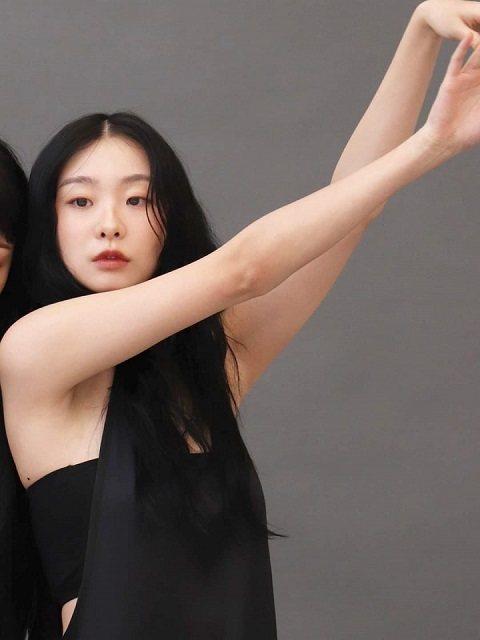
#> input picture img/kimdami.jpg, 480 x 640 px, found by its file name
$ python STT19.py
#> lines starting #> are read from the running program, lines starting #| are printed output that depends on the picture; after the words box and inside, x2 and y2 are one past the last pixel; in counts of white or black regions, pixels touching at a corner belong together
#> further down, img is the input picture: shape (640, 480, 3); mean B, G, R 94.9, 100.2, 113.2
import cv2
import sys
import numpy as np
import math

sys.stdout.reconfigure(encoding='utf-8')

"""
STT 18: Sử dụng các hàm vẽ hình trong OpenCV, dùng ngôn ngữ Python và phần
mềm mô phỏng Pycharm hoặc tương đương để vẽ hình như sau và kèm tên của sinh viên
vào dưới chân của hình:
Mở rộng: Viết họ tên và vẽ một hình lục giác trên ảnh được mở từ camera
"""

def Write_Text_Img(img, X, Y, name):
    """
    Args:
    img   : link ảnh
    X     : tọa độ X
    Y     : tọa độ Y
    name  : kí tự tên
    Returns: function
    """
#> called with X = 0, Y = 600, name = 'Nguyen Duy Tung'
    text = 'Ho va ten: ' + name
    position = (X, Y)
    font = cv2.FONT_HERSHEY_SIMPLEX
    scale = 1
    color = (0, 0, 255)
    font_size = 2
    cv2.putText(img, text, position, font, scale, color, font_size)
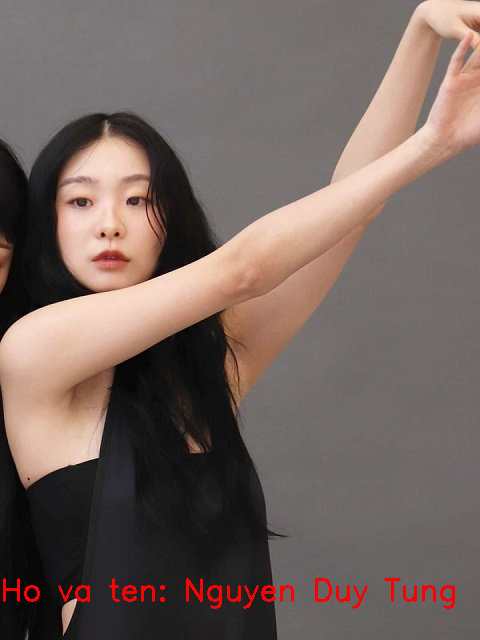
#> img: shape (640, 480, 3); 0.88% of pixels changed, all inside (x1, y1, x2, y2) = (3, 578, 455, 609)

def Check_size(img):
    """
    Args:
    img   : link ảnh
    Returns:
    height   : chiều cao
    width    : chiều dài
    channels : số kênh màu
    """
    height = img.shape[0]
    width = img.shape[1]
    channels = img.shape[2] if len(img.shape) > 2 else 1
    return height, width, channels

def hexagon(img, goto_X, goto_Y, radius = 210, rotate = 90, n = 6):
#> called with goto_X = 240, goto_Y = 300, radius = 210, rotate = 90, n = 6
    original_degree = 360 / n
    color = (255, 0, 0)
    thickness = 2
    points= []
    points_024 = []
    points_135 = []
    for i in range(n):
        x = int(goto_X + radius / 3 * 2 * np.cos(np.radians(i * original_degree - rotate)))
        y = int(goto_Y + radius / 3 * 2 * np.sin(np.radians(i * original_degree - rotate)))
        points.append((x, y))
        if i in [0, 2, 4]:
            cv2.line(img, (goto_X, goto_Y), (x, y), color, thickness)
            points_024.append((x, y))
        if i in [1, 3, 5]:
            points_135.append((x, y))
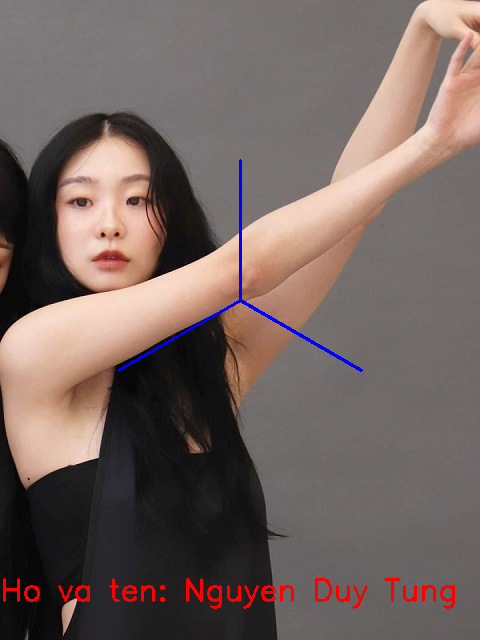
#> img: shape (640, 480, 3); 0.42% of pixels changed, all inside (x1, y1, x2, y2) = (117, 159, 363, 372)
#> after the loop, points = [(240, 160), (361, 230), (361, 370), (240, 440), (118, 370), (118, 230)]; points_024 = [(240, 160), (361, 370), (118, 370)]; points_135 = [(361, 230), (240, 440), (118, 230)]
    for i in range(n):
        cv2.circle(img, points[i], int(radius / 3), color=(255, 255, 255), thickness=2)
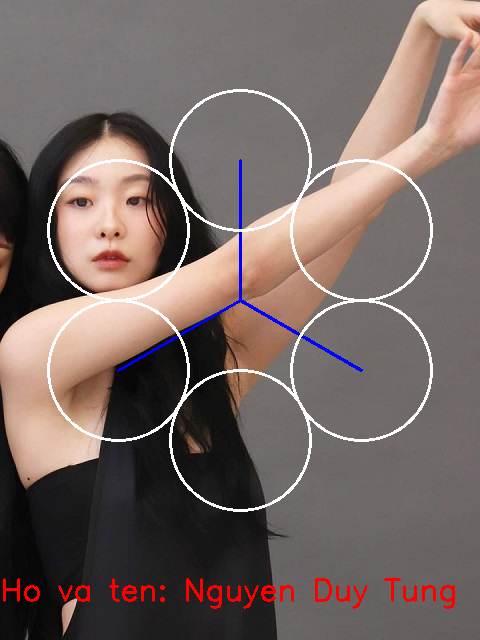
#> img: shape (640, 480, 3); 2.41% of pixels changed, all inside (x1, y1, x2, y2) = (47, 89, 433, 512)
    cv2.circle(img, (goto_X, goto_Y), radius, color=(255, 255, 255), thickness=2)
    points = np.array(points, np.int32)
#> points = [[240, 160], [361, 230], [361, 370], [240, 440], [118, 370], [118, 230]]
    points_024 = np.array(points_024, np.int32)
#> points_024 = [[240, 160], [361, 370], [118, 370]]
    points_135 = np.array(points_135, np.int32)
#> points_135 = [[361, 230], [240, 440], [118, 230]]
    cv2.polylines(img, [points], isClosed=True, color=color, thickness=thickness)
    cv2.polylines(img, [points_024], isClosed=True, color=(0, 0, 255), thickness=2)
    cv2.polylines(img, [points_135], isClosed=True, color=(0, 0, 255), thickness=2)
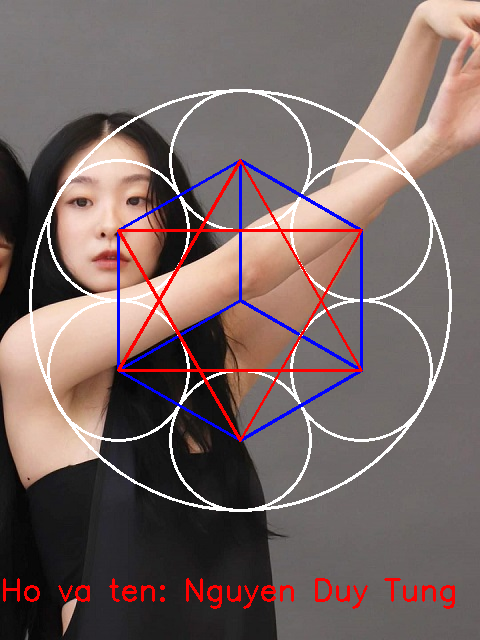
#> img: shape (640, 480, 3); mean B, G, R 100.1, 101.9, 119.7


image_path = "D:/Thuc_Hanh/Ky_6_2024/BaiTapThiGiacMayTinh/BaiTapMoPhongNhom/img/kimdami.jpg"
img = cv2.imread(image_path)
#đều chỉnh tọa độ
X = 240
Y = 300

if img is not None:
    name = 'Nguyen Duy Tung'
    Write_Text_Img(img, 0, 600, name)
    hexagon(img, X, Y)
    cv2.imshow("STT 19", img)
    cv2.waitKey(0);
    cv2.destroyAllWindows()
    Check_size(img)
else:
    print("Lỗi. Không dẫn được ảnh")

$ run again, with img/ky_anh.jpg copied over img/kimdami.jpg
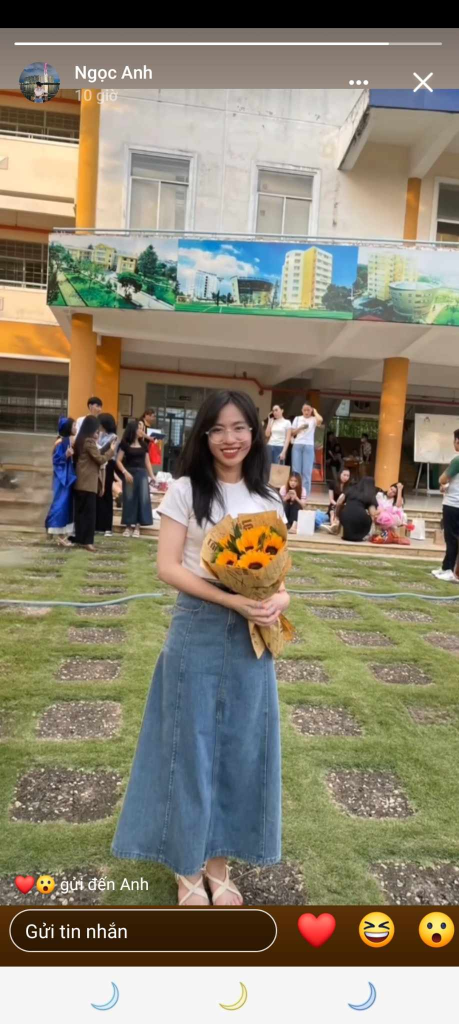
#> input picture img/ky_anh.jpg, 918 x 2048 px, found by its file name (shown at 1/2 size)
#> img is the input picture: shape (2048, 918, 3); mean B, G, R 111.8, 131.1, 138.5
#> after the loop in hexagon, `for i in range(n):`: points = [(240, 160), (361, 230), (361, 370), (240, 440), (118, 370), (118, 230)]; points_024 = [(240, 160), (361, 370), (118, 370)]; points_135 = [(361, 230), (240, 440), (118, 230)]
#> after the loop in hexagon, `for i in range(n):`:
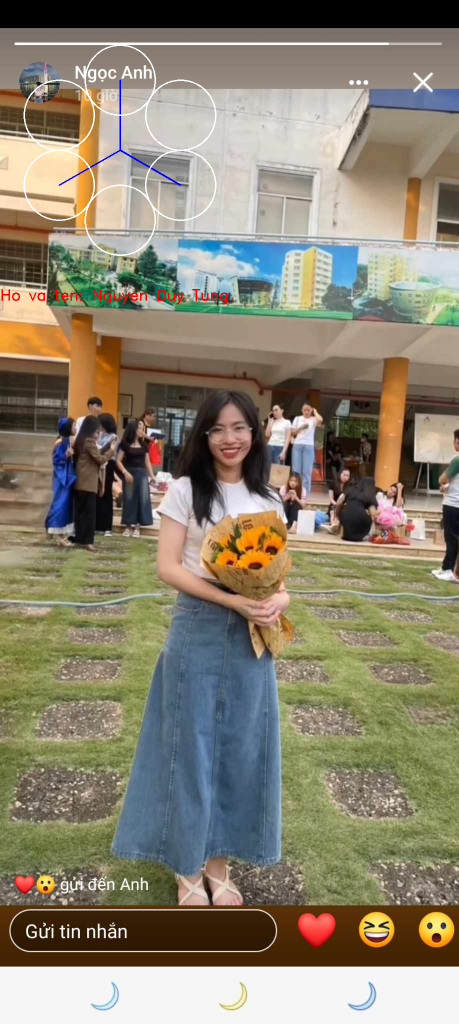
#> img: shape (2048, 918, 3) (shown at 1/2 size); mean B, G, R 112.1, 131.1, 138.8
#> in hexagon, `points = np.array(points, np.int32)`: points = [[240, 160], [361, 230], [361, 370], [240, 440], [118, 370], [118, 230]]
#> in hexagon, `points_024 = np.array(points_024, np.int32)`: points_024 = [[240, 160], [361, 370], [118, 370]]
#> in hexagon, `points_135 = np.array(points_135, np.int32)`: points_135 = [[361, 230], [240, 440], [118, 230]]
#> in hexagon, `cv2.polylines(img, [points_135], isClosed=True, color=(0, 0, 255), thi..`:
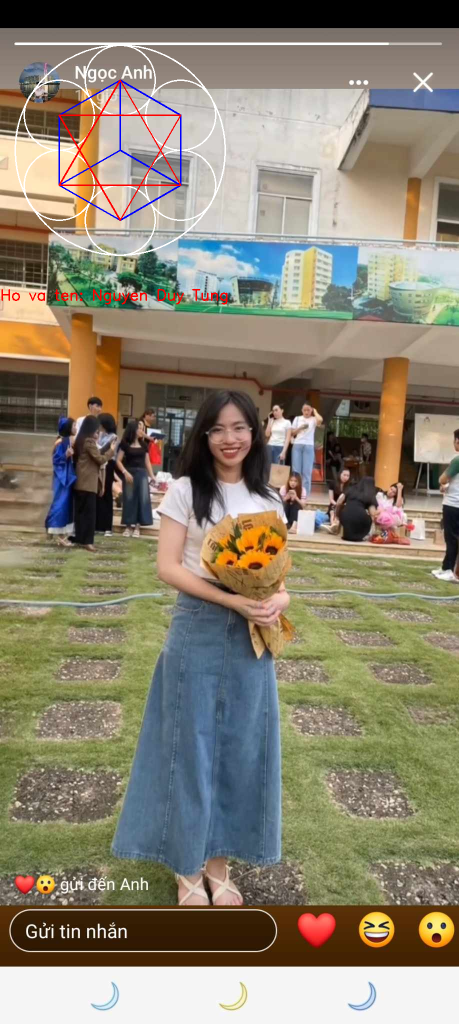
#> img: shape (2048, 918, 3) (shown at 1/2 size); mean B, G, R 112.1, 130.6, 138.8
